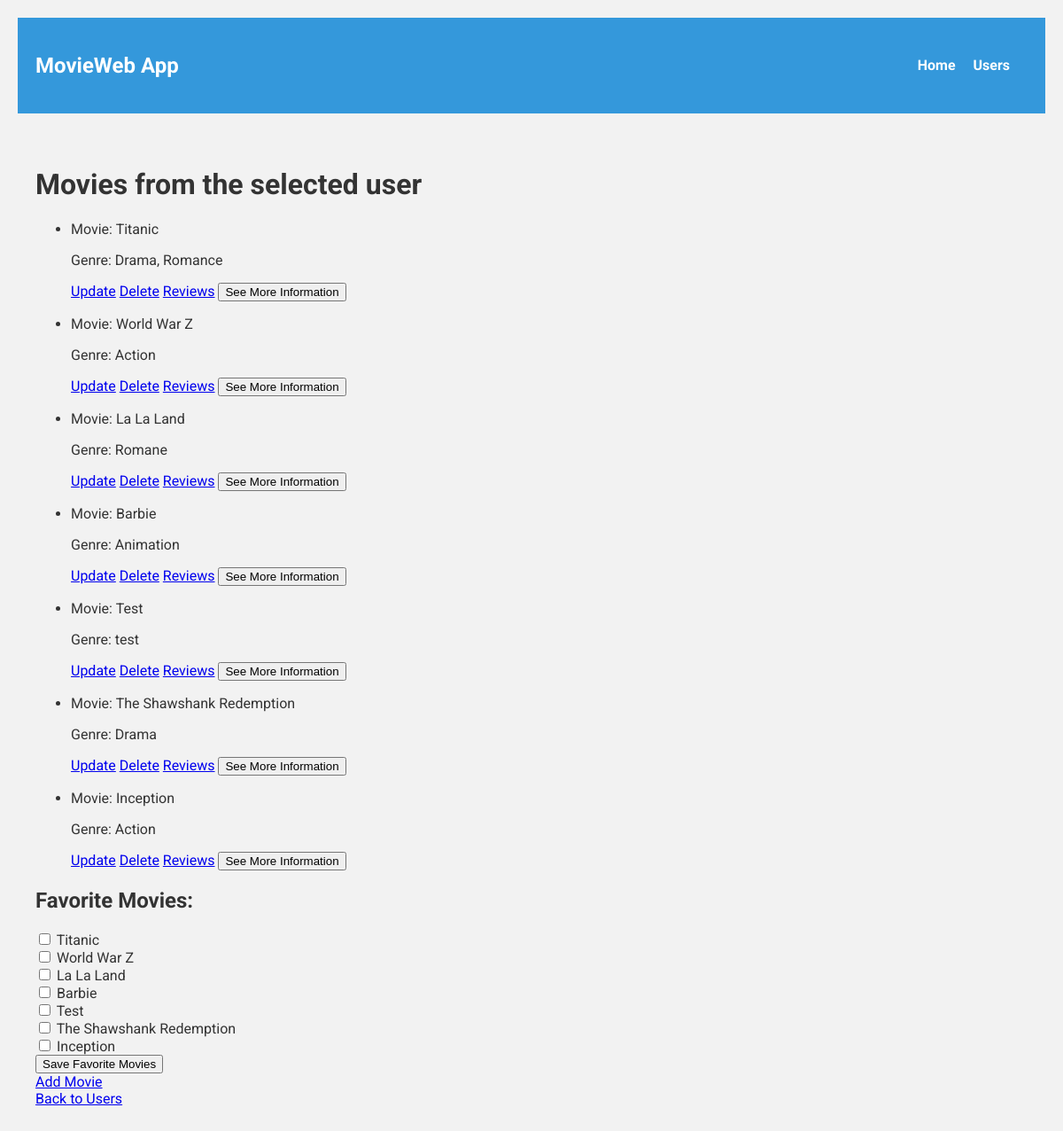
The app's page /users/1/movies with its own data.
### models/movie.py (models this page shows)
class Movie(Base):
    __tablename__ = 'movies'
    id = Column(Integer, primary_key=True)
    title = Column(String(100), nullable=False)
    genre = Column(String(50))
    user_id = Column(Integer, ForeignKey('users.id'))
    user = relationship('User', back_populates='favorite_movies')
    reviews = relationship('Review', back_populates='movie')

### app.py (the view)
@app.route('/users/<string:user_id>/movies')
def user_movies(user_id):
    try:
        user_name = data_manager.get_user_name(user_id)
        movies = data_manager.get_user_movies(user_id)
        user = data_manager.get_user(user_id)
        print("User ID:", user_id)
        print("User Name:", user_name)
        print("Movies:", movies)
        return render_template('user_movie.html', user_id=user_id, user_name=user_name, movies=movies, user=user)
    except Exception as e:
        print("Error in user_movies route:", e)
        return render_template('error.html', error=str(e))

### datamanager/sqlite_data_manager.py (called while the page is built)
    def get_user_movies(self, user_id):
      movies = self.session.query(Movie).filter_by(user_id=user_id).all()
      print("Movies in get_user_movies:", movies)
      return movies

    def get_user_name(self, user_id):
        user = self.session.query(User).get(user_id)
        if user:
            return user.name
        return None

    def get_user(self, user_id):
        return self.session.query(User).get(user_id)

### templates/user_movie.html (shortened to what this page needs)
{% extends "base.html" %}
{% block content %}
    <h1>Movies from the selected user</h1>
    <ul class="movie-list">
      {% for movie in movies %}
      <li class="movie-item">
        <div class="movie-info">
          <p class="movie-title"><span class="label">Movie:</span> {{ movie.title }}</p>
          <p class="movie-genre"><span class="label">Genre:</span> {{ movie.genre }}</p>
        </div>
        <div class="movie-actions">
            <a class="action-button" href="{{ url_for('update_movie', user_id=user_id, movie_id=movie.id) }}">Update</a>
            <a class="action-button" href="{{ url_for('delete_movie', user_id=user_id, movie_id=movie.id) }}">Delete</a>
            <a class="action-button" href="{{ url_for('movie_reviews', user_id=user_id, movie_id=movie.id) }}">Reviews</a>
            <button class="info-button" data-movie-name="{{ movie.title }}" onclick="fetchMovieDetails(this)">See More Information</button>
        </div>
      </li>
      {% endfor %}
    </ul>
    <h2>Favorite Movies:</h2>
    <form action="{{ url_for('add_favorite_movie', user_id=user_id) }}" method="post">
        {% for movie in movies %}
            <label>
                <input type="checkbox" name="favorite_movies_{{ user_id }}" value="{{ movie.id }}"
                {% if movie.id in user.favorite_movies|map(attribute='id') %} checked {% endif %}>
                {{ movie.title }}
            </label><br>
        {% endfor %}
        <button type="submit">Save Favorite Movies</button>
    </form>
    <a class="add-movie-button" href="{{ url_for('add_movie', user_id=user_id) }}">Add Movie</a>
    <br>
    <a href="{{ url_for('users') }}">Back to Users</a>
   {% endblock %}

### templates/base.html (shortened to what this page needs)
<!DOCTYPE html>
<html>
<head>
    <link rel="stylesheet" href="{{ url_for('static', filename='styles.css') }}">
</head>
<body>
    <div class="container">
        <header class="header">
            <nav class="navbar">
                <h1>MovieWeb App</h1>
                <ul class="nav-links">
                    <li><a href="/">Home</a></li>
                    <li><a href="/users">Users</a></li>
                </ul>
            </nav>
        </header>
        <div class="flash-messages">
        </div>
        <div class="content">
            {% block content %}{% endblock %}
        </div>
    </div>
</body>
</html>

### static/styles.css (style rules this page uses)
:root { --primary-color: #3498db; --secondary-color: #e74c3c; --background-color: #f2f2f2; }
body { font-family: 'Roboto', sans-serif; background-color: var(--background-color); color: #333; margin: 0; padding: 0; }
.container { max-width: 1200px; margin: 0 auto; padding: 20px; box-sizing: border-box; }
.header { background-color: var(--primary-color); color: white; padding: 20px 0; }
.navbar { display: flex; justify-content: space-between; align-items: center; padding: 0 20px; }
.nav-links { list-style: none; display: flex; margin: 0; padding: 0; }
.nav-links li { margin-right: 20px; }
.nav-links a { color: white; text-decoration: none; font-weight: bold; transition: color 0.3s; }
.flash-messages { padding: 10px; }
.content { padding: 20px; }

### records on screen
Movie: title "Titanic", genre "Drama, Romance"
Movie: title "World War Z", genre "Action"
Movie: title "La La Land", genre "Romane"
Movie: title "Barbie", genre "Animation"
Movie: title "Test", genre "test"
Movie: title "The Shawshank Redemption", genre "Drama"
Movie: title "Inception", genre "Action"
